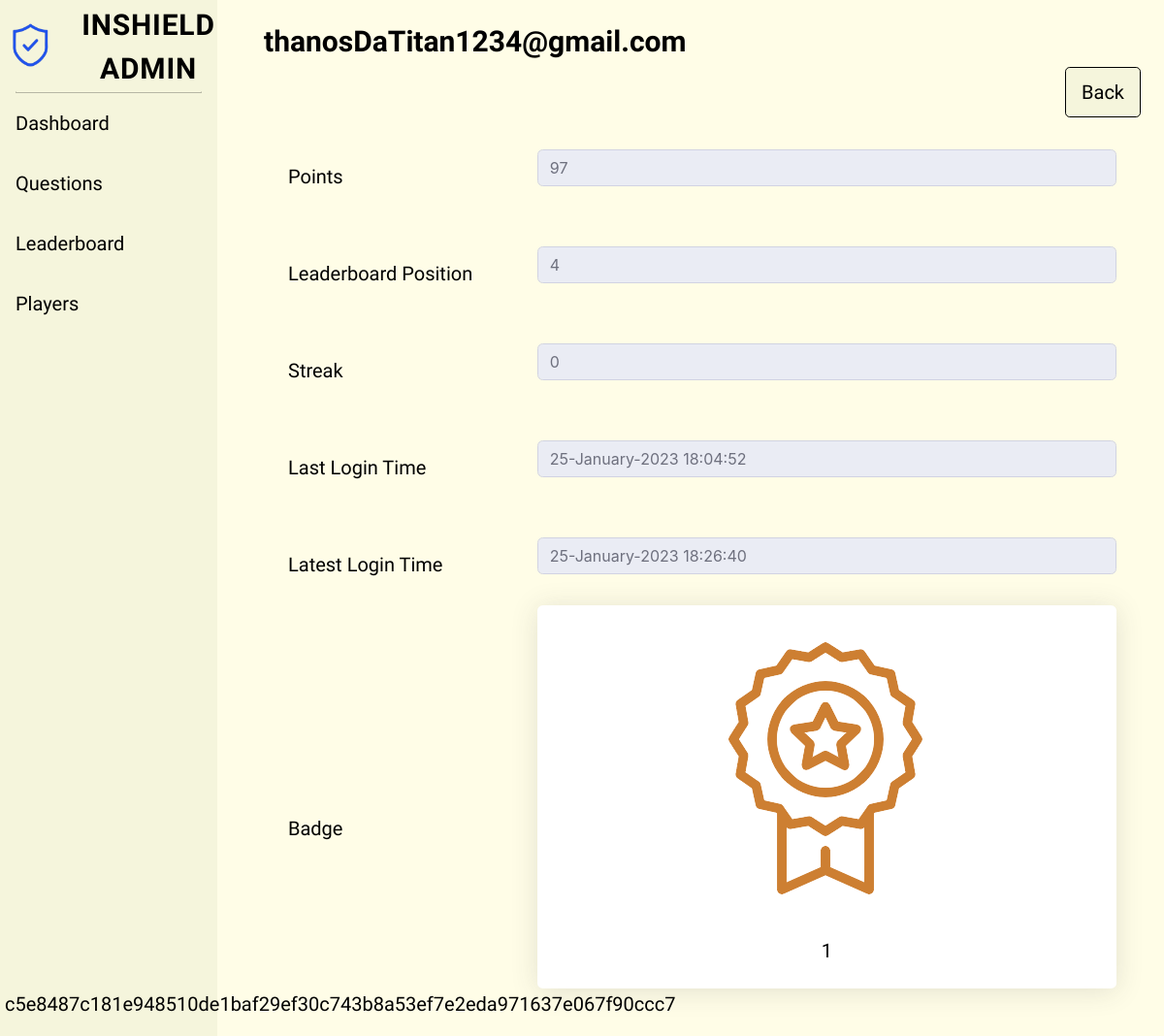
Screenshot of /adminPlayerDetails.php?id=1 (signed in) with the database file from the repository.
### tables this page shows
CREATE TABLE `players` (
  `playerID` int(11) NOT NULL,
  `iv` varchar(32) NOT NULL,
  `email` varchar(256) NOT NULL,
  `displayName` varchar(256) NOT NULL,
  `password` varchar(256) NOT NULL,
  `points` varchar(256) NOT NULL,
  `leaderboard_position` varchar(256) NOT NULL,
  `streak` varchar(256) NOT NULL,
  `last_login_time` varchar(256) NOT NULL,
  `latest_login_time` varchar(256) NOT NULL,
  `badge` varchar(256) NOT NULL,
  `ranking_category1` varchar(256) NOT NULL,
  `ranking_category2` varchar(256) NOT NULL,
  `ranking_category3` varchar(256) NOT NULL,
  `ranking_category4` varchar(256) NOT NULL,
  `levels` varchar(256) NOT NULL,
  `google2FA_secretKey` varchar(256) DEFAULT NULL
);

### adminPlayerDetails.php (the view, shortened to what this page needs)
<!DOCTYPE html>
<html>
    <link href="css/dataTables.min.css" rel="stylesheet">
    <link href="css/adminStyle.css" rel="stylesheet" type="text/css" />
    <link rel="stylesheet" href="https://cdn.jsdelivr.net/npm/bootstrap@5.2.3/dist/css/bootstrap.min.css">
</head>
<body id="page-top">
    <div id="wrapper">
        <?php
            include './headerFooterAdmin.php';
        ?>
        <div class="container-fluid ps-5">
            <?php
            $cipher = 'AES-128-CBC';
            $key = 'thebestsecretkey';
            if($_SERVER['REQUEST_METHOD'] == 'GET')
            {
                if(empty($_GET['id']))
                {
                    $location = "adminPlayers.php";
                    echo "<script type='text/JavaScript'>alert('Please select a player to continue');window.location='$location'</script>";
                }
                elseif(!empty($_GET['id']))
                {
                    $playerID = trim($_GET['id']);
                    $error['id'] = validateInteger($playerID);
                    $error = array_filter($error);
                    if(empty($error))
                    {
                        $con = new mysqli(DB_HOST, DB_USER, DB_PASS, DB_NAME);
                        $sql = "SELECT * FROM players WHERE playerID = ?";
                        $stmt = $con->prepare($sql);
                        $stmt->bind_param("i", $playerID);
                        $stmt->execute();
                        $result = $stmt->get_result();
                        if($row = $result -> fetch_object())
                        {
                            $iv = hex2bin($row -> iv);
                            $displayName_bin = hex2bin($row -> displayName);
                            $displayName = openssl_decrypt($displayName_bin, $cipher, $key, OPENSSL_RAW_DATA, $iv);
                            $points_bin = hex2bin($row -> points);
                            $points = openssl_decrypt($points_bin, $cipher, $key, OPENSSL_RAW_DATA, $iv);
                            $leaderboard_position_bin = hex2bin($row -> leaderboard_position);
                            $leaderboard_position = openssl_decrypt($leaderboard_position_bin, $cipher, $key, OPENSSL_RAW_DATA, $iv);
                            $streak_bin = hex2bin($row -> streak);
                            $streak = openssl_decrypt($streak_bin, $cipher, $key, OPENSSL_RAW_DATA, $iv);
                            $last_login_time_bin = hex2bin($row -> last_login_time);
                            $last_login_time = openssl_decrypt($last_login_time_bin, $cipher, $key, OPENSSL_RAW_DATA, $iv);
                            $latest_login_time_bin = hex2bin($row -> latest_login_time);
                            $latest_login_time = openssl_decrypt($latest_login_time_bin, $cipher, $key, OPENSSL_RAW_DATA, $iv);
                            $badge_bin = hex2bin($row -> badge);
                            $badge = openssl_decrypt($badge_bin, $cipher, $key, OPENSSL_RAW_DATA, $iv);
                            echo '
                            <h1 class="text-left txt fw-bold">'. $displayName .'</h1>
                            <div class="d-flex flex-row-reverse">
                                <a href="adminPlayers.php" class="btn btn-design txt txt-resize h-auto btn-txt btn-lg" role="button">Back</a>
                            </div>
                            <form class="container-fluid" action="" method="post" enctype='."'multipart/form-data'".'>
                                <table class="container-fluid">
                                    <tr>
                                        <td style="width: 30%;font-size:23px;"></td>
                                    </tr>
                                    <tr>
                                        <td><label for="points" class="txt fs-5">Points</label></td>
                                        <td style="height:100px;"><input type="text" class="form-control" id="points" value="'. $points .'" disabled/></td>
                                    </tr>
                                    <tr>
                                        <td><label for="leaderboard_position" class="txt fs-5">Leaderboard Position</label></td>
                                        <td style="height:100px;"><input type="text" class="form-control" id="leaderboard_position" value="'. $leaderboard_position .'" disabled/></td>
                                    </tr>
                                    <tr>
                                        <td><label for="streak" class="txt fs-5">Streak</label></td>
                                        <td style="height:100px;"><input type="text" class="form-control" id="streak" value="'. $streak .'" disabled/></td>
                                    </tr>
                                    <tr>
                                        <td><label for="last_login_time" class="txt fs-5">Last Login Time</label></td>
                                        <td style="height:100px;"><input type="text" class="form-control" id="last_login_time" value="'. $last_login_time .'" disabled/></td>
                                    </tr>
                                    <tr>
                                        <td><label for="latest_login_time" class="txt fs-5">Latest Login Time</label></td>
                                        <td style="height:100px;"><input type="text" class="form-control" id="latest_login_time" value="'. $latest_login_time .'" disabled/></td>
                                    </tr>
                                    <tr>
                                        <td><label for="badge" class="txt fs-5">Badge</label></td>
                                        <td class="text-center" style="height:100px;">
                                        <div class="shadow p-3 mb-5 bg-body rounded bg-white">
                                            <img src="';
                                                    if($points < 90)
                                                    {
                                                        echo 'img/sad.png';
                                                    }
                                                    elseif($points >= 90 && $points <= 100)
                                                    {
                                                        echo "img/BadgeBronze.png";
                                                    }
                                                    elseif($points >= 100 & $points<= 199)
                                                    {
                                                        echo "img/BadgeSilver.png";
                                                    }
                                                    elseif($points >= 200)
                                                    {
                                                        echo "img/BadgeGold.png";
                                                    }
                                                    echo '"
                                                    class="img-size p-3"/><br/>
                                                    <label for="badge" class="txt fs-5">';
                                                     if ($badge == 0)
                                                     {
                                                        echo "No Badge";
                                                     }
                                                     else
                                                     {
                                                        echo $badge;
                                                     }
                                                    echo
                                                    '</label>
                                                    </div>
                                                </td>
                                            </tr>
                                        </table>
                                    </form>';
                        }
                    }
                }
            }
            ?>
</body>
</html>

### adminPlayerDetails.php (style rules this page uses)
.txt { font-family: "Strait"; color: #000000 !important; }
.btn-design { border-color: #000000 !important; background-color: #F5F5DC !important; }
.txt-resize { font-size: 20px !important; }
.btn-txt { vertical-align: middle !important; padding-top:10px !important; padding-bottom:10px !important; }

### headerFooterAdmin.php (style rules this page uses)
html body { background-color: #FFFDE7; }
.txt { padding-top: 25px; font-family: "Strait"; font-size: 30px; }

### rows the page displays
players: displayName "thanosDaTitan1234@gmail.com", points+iv "97", leaderboard_position+iv "4", streak+iv "0", last_login_time+iv "25-January-2023 18:04:52", latest_login_time+iv "25-January-2023 18:26:40", badge "1"

### other values shown
$_SESSION["aName"] "c5e8487c181e948510de1baf29ef30c743b8a53ef7e2eda971637e067f90ccc7"
